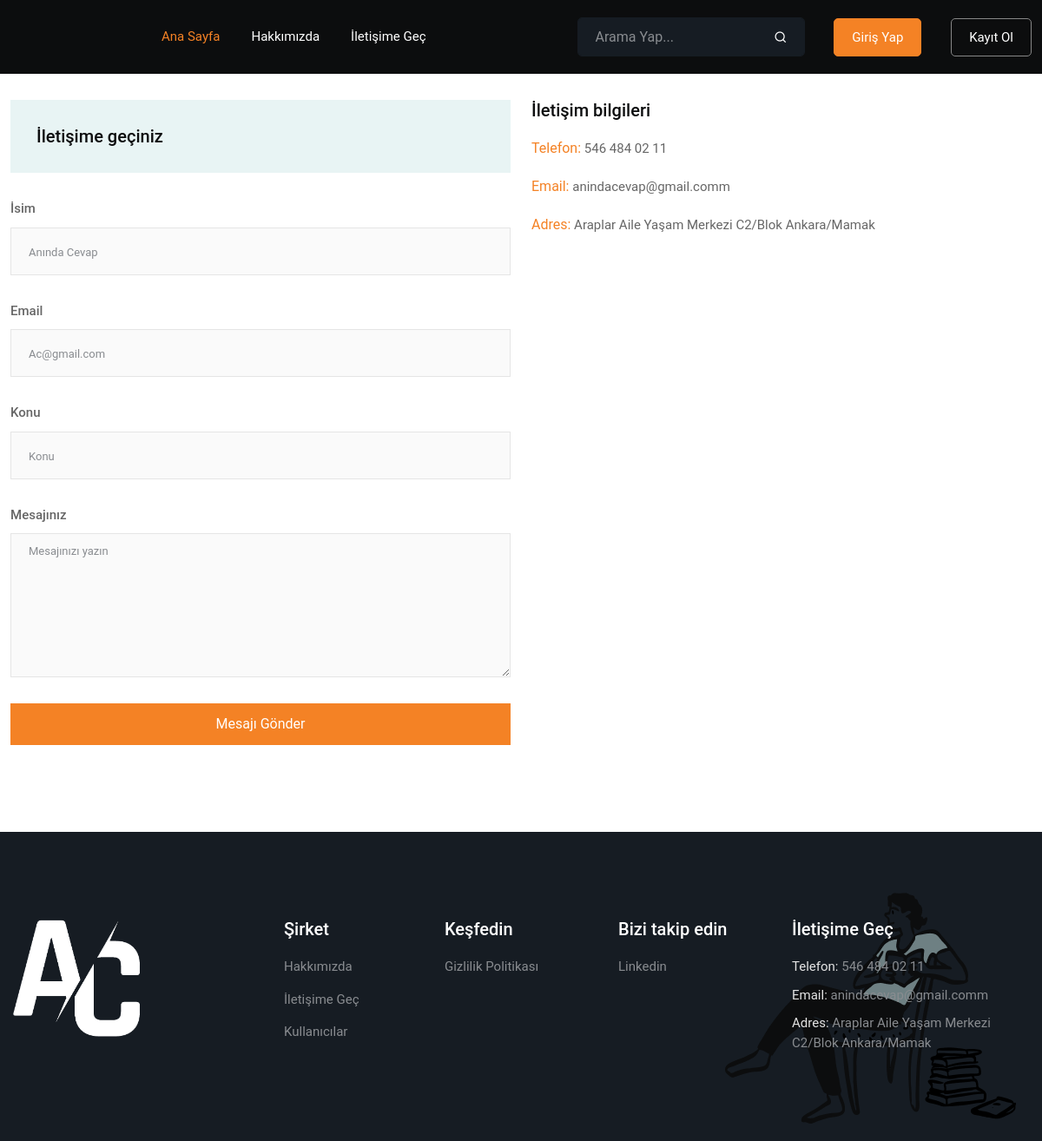
The page /AnindaCevapProjesi/default/contact-us.php on the database its author committed.
### tables this page shows
CREATE TABLE `company_information` (
  `authorization_id` int NOT NULL,
  `company_about` mediumtext,
  `company_phonenumber` varchar(25) NOT NULL,
  `company_email` varchar(255) NOT NULL,
  `company_address` varchar(255) NOT NULL,
  `privacy_policy` mediumtext NOT NULL,
  `Linkedin` varchar(255) DEFAULT NULL,
  KEY `authorization_id` (`authorization_id`),
  CONSTRAINT `company_information_ibfk_1` FOREIGN KEY (`authorization_id`) REFERENCES `authorizations` (`authorization_id`)
);

### AnindaCevapProjesi/default/contact-us.php (the view, shortened to what this page needs)
<?php include("header.php");
include("connection.php");
$query = "SELECT * FROM Company_information";
$result = mysqli_query($baglanti, $query);
$company = array();
if (mysqli_num_rows($result) > 0) {
    $row = mysqli_fetch_assoc($result);
    $company = array(
        'phone' => $row['company_phonenumber'],
        'email' => $row['company_email'],
        'address' => $row['company_address'],
    );
}
?>
		<section class="contact-area ptb-100">
			<div class="container">
				<div class="row">
					<div class="col-lg-6">
						<div class="contact-form">
							<h2>İletişime geçiniz</h2>
							<form method="POST">
								<div class="row">
									<div class="col-lg-12">
										<div class="form-group">
											<label>İsim</label>
											<input type="text" name="name" class="form-control" required="" data-error="Lütfen adınızı girin" placeholder="Anında Cevap">
										</div>
									</div>
									<div class="col-lg-12">
										<div class="form-group">
											<label>Email</label>
											<input type="email" name="email"  class="form-control" required="" data-error="Lütfen e-posta adresinizi girin" placeholder="Ac@gmail.com">
										</div>
									</div>
									<div class="col-lg-12">
										<div class="form-group">
											<label>Konu</label>
											<input type="text" name="title"  class="form-control" required="" data-error="Lütfen konuyu giriniz" placeholder="Konu">
										</div>
									</div>
									<div class="col-lg-12">
										<div class="form-group">
											<label>Mesajınız</label>
											<textarea name="message" class="form-control" id="message" cols="30" rows="6" required="" data-error="Mesajınızı yazın" placeholder="Mesajınızı yazın"></textarea>
										</div>
									</div>
									<div class="col-lg-12 col-md-12">
										<button type="submit" class="default-btn">
											Mesajı Gönder
										</button>
									</div>
								</div>
							</form>
						</div>
					</div>
					<div class="col-lg-6">
						<div class="contacts-info">
							<h2>İletişim bilgileri</h2>
							<ul class="address">
								<li>
									<span>Telefon:</span>
									<a href="tel:<?php echo $company['phone']; ?>"><?php echo $company['phone']; ?></a>
								</li>
								<li>
									<span>Email:</span>
									<a href="mailto:<?php echo $company['email']; ?>"><?php echo $company['email']; ?></a>
								</li>
								<li class="location">
									<span>Adres:</span>
									<?php echo $company['address']; ?>
								</li>
							</ul>
						</div>
					</div>
				</div>
			</div>
		</section>
		<?php include("footer.php");

### AnindaCevapProjesi/default/footer.php (shortened to what this page needs)
<?php include("connection.php");
	$query = "SELECT * FROM Company_information";
	$result = mysqli_query($baglanti, $query);
	$company = array();
	if (mysqli_num_rows($result) > 0) {
		$row = mysqli_fetch_assoc($result);
		$company = array(
			'about' => $row['company_about'],
			'phone' => $row['company_phonenumber'],
			'email' => $row['company_email'],
			'address' => $row['company_address'],
			'privacy' => $row['privacy_policy'],
		);
	}
	?>
			<div class="footer-area pt-100 pb-70">
				<div class="container">
					<div class="row">
						<div class="col-lg-3 col-sm-6">
							<div class="single-footer-widget style-two">
								<a href="index.php">
									<img src="assets/images/logo.png" width="150px" alt="Image">
								</a>
							</div>
						</div>
						<div class="col-lg-2 col-sm-6">
							<div class="single-footer-widget style-two ml-15">
								<h3>Şirket
								</h3>
								<ul class="import-link">
									<li>
										<a href="about.php">Hakkımızda</a>
									</li>
									<li>
										<a href="contact-us.php">İletişime Geç</a>
									</li>
									<li>
										<a href="all-users.php">Kullanıcılar</a>
									</li>
								</ul>
							</div>
						</div>
						<div class="col-lg-2 col-sm-6">
							<div class="single-footer-widget style-two">
								<h3>Keşfedin</h3>
								<ul class="import-link">
									<li>
										<a href="privacy-policy.php">Gizlilik Politikası</a>
									</li>
								</ul>
							</div>
						</div>
						<div class="col-lg-2 col-sm-6">
							<div class="single-footer-widget style-two">
								<h3>Bizi takip edin</h3>
								<ul class="import-link">
									<li>
										<a href="" >Linkedin</a>
									</li>
								</ul>
							</div>
						</div>
						<div class="col-lg-3 col-sm-6">
							<div class="single-footer-widget style-two">
								<h3>İletişime Geç</h3>
								<ul class="address-link">
									<li>
										<span>Telefon:</span>
										<a href="tel:<?php echo $company['phone']; ?>"><?php echo $company['phone']; ?></a>
									</li>
									<li>
										<span>Email:</span>
										<a href="mailto:<?php echo $company['email']; ?>"><?php echo $company['email']; ?></a>
									</li>
									<li>
									<span>Adres:</span>
									<?php echo $company['address']; ?>
									</li>
								</ul>
							</div>
						</div>
					</div>
				</div>
				<div class="footer-shape">
					<img src="assets/images/footer-shape.png" alt="Image">
				</div>
			</div>
		</body>
	</html>

### AnindaCevapProjesi/default/assets/css/responsive.css (style rules this page uses)
@media only screen and (min-width: 1200px) and (max-width: 1399px) { .container { max-width: 1320px; } }

### rows shown on the page
company_information: company_phonenumber "546 484 02 11", company_email "anindacevap@gmail.comm", company_address "Araplar Aile Yaşam Merkezi C2/Blok Ankara/Mamak"
